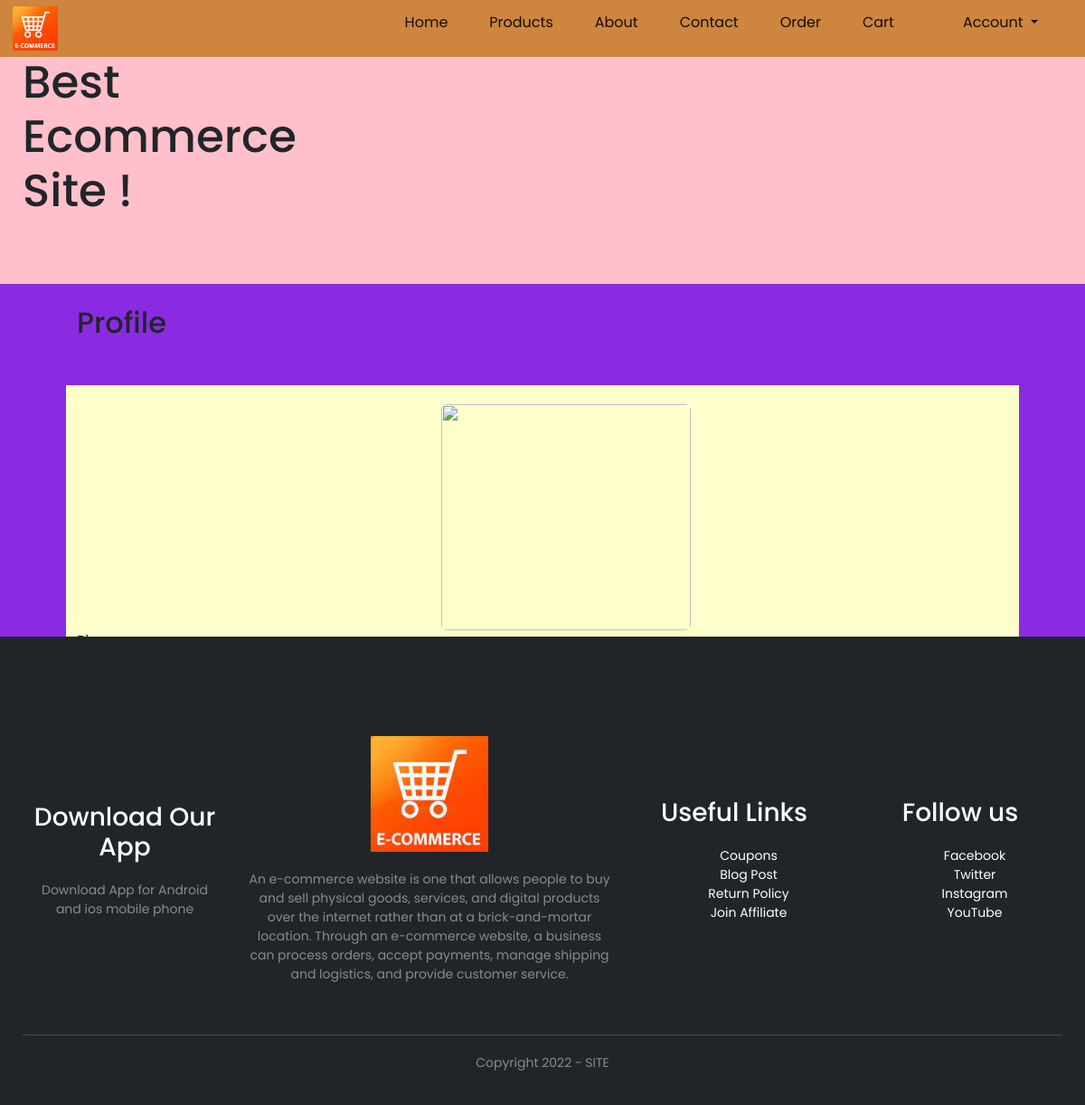
/profile/ (signed in), run on an earlier commit of the app's database.
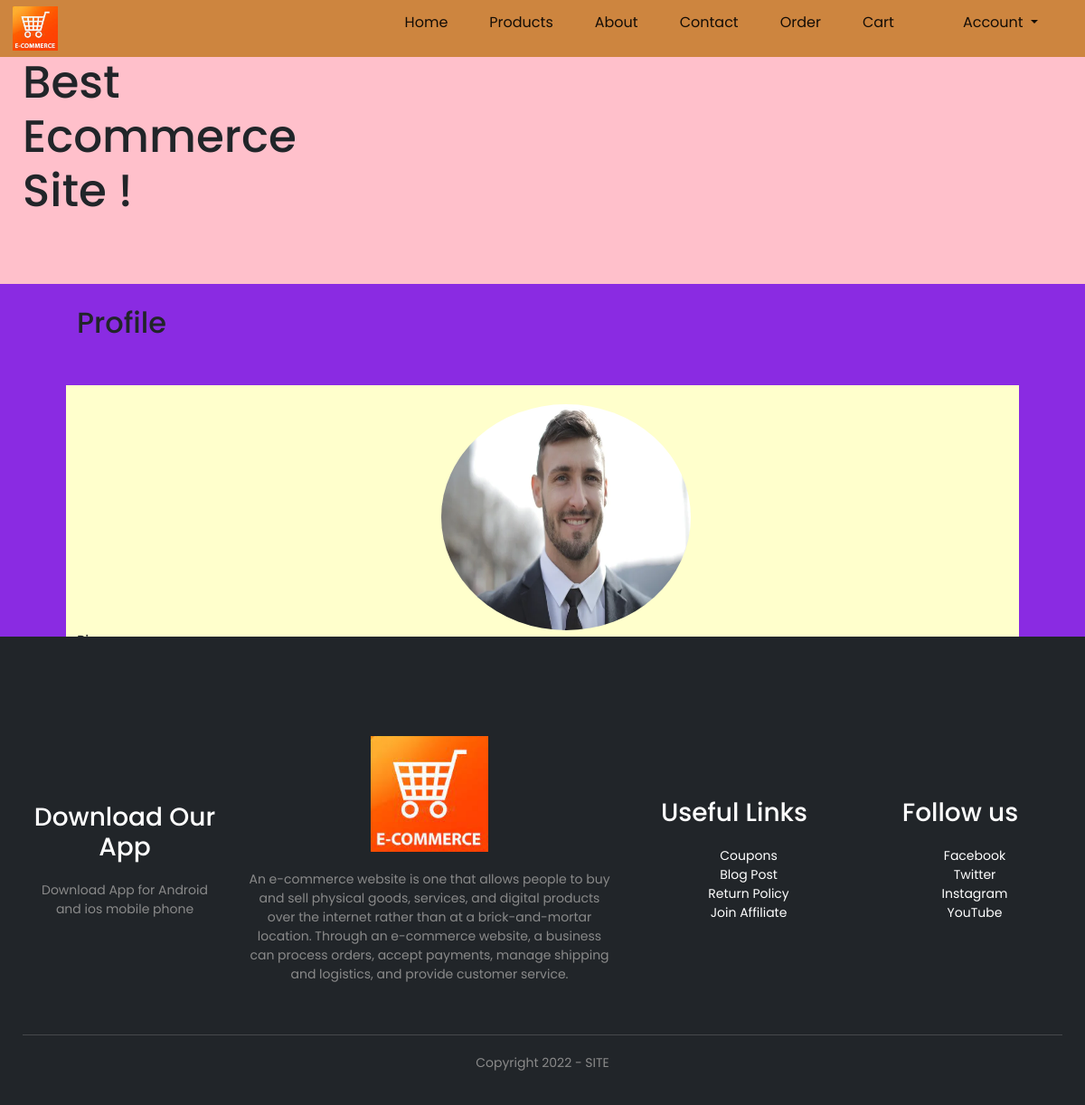
And on a later commit of the database.
### user/models.py (models this page shows, shortened)
class User(AbstractBaseUser):
    email = models.EmailField(
        verbose_name='email address',
        max_length=255,
        unique=True,
    )
    name = models.CharField(max_length=30)
    pic = models.ImageField(upload_to="images/user/" + str(datetime.datetime.now()) + "/" )
    mobile_number = models.CharField(max_length=12)
    address = models.CharField(max_length=80)
    is_active = models.BooleanField(default=True)
    is_admin = models.BooleanField(default=False)
    objects = MyUserManager()
    USERNAME_FIELD = 'email'
    REQUIRED_FIELDS = ['name']
    def __str__(self):
        return self.email

### user/views.py (the view, shortened to what this page needs)
# urls.py: path('profile/',  profile, name= "profile"),
@login_required(login_url='sign_in')
def profile(request):
    title = 'Profile'
    user = User.objects.get(email=request.user)
    initial_content = {  'email': user.email, 'name': user.name,  'address' :  user.address, 'mobile_number': user.mobile_number  }
    form = UserProfile(initial=initial_content)
    return render(request, 'user/profile.html', {'form': form , 'title' : title, 'user': user})

### user/templates/user/profile.html (shortened to what this page needs)
{% extends "base.html" %}
{% load static %}
{% load mathfilters %}
{% block body %}
  {{ block.super }}
    <div class="bg-color">   <br>
        <div class="small-container">
            <h2 class="title">Profile </h2>
            <div class="row bg-product" id="messages">
                <div class="profile-image">
                    {% if user.pic   %}
                    <img src="{{ user.pic.url }}" width="10%" height="10%"  class="rounded-circle">
                    {% else %}
                       <img src=""  class="rounded" >
                    {% endif %} <br> <br>
                </div>
               <form action="{% url 'profile' %}", method="POST"  novalidate  enctype="multipart/form-data">
                <button type="submit" class="btn btn-success">Save</button>
               </form>
            </div> <br> <br>
        </div> <br> <br>
{% endblock body%}

What changed in the data, as far as the page shows it:
now on this page (row edited): User: pic (picture)
